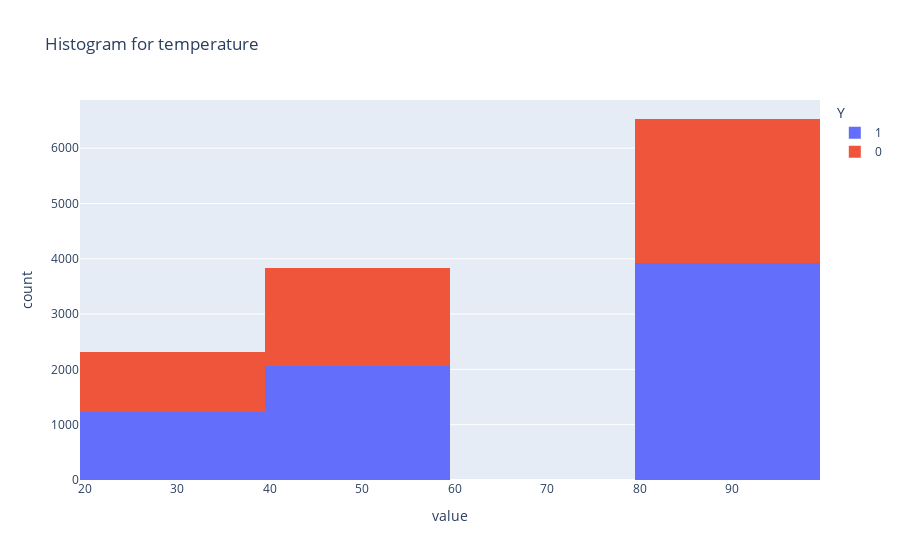

Notebook cell for this chart:
### Markdown cell above
6. Use a histogram to visualize the temperature column.

### Code cell
fig = px.histogram(data[['temperature','Y']], color='Y', title = 'Histogram for temperature')
fig.show()
fig.write_image("images/temperature_hist.png")

### Figure 1 — Plotly figure (JSON) as saved in the notebook; plotly's stock layout.template omitted (floating-point values rounded to 4 significant figures; data arrays with more than 128 entries replaced by an {"elided": "..."} marker saying what was removed)
{"data": [{"alignmentgroup": "True", "bingroup": "x", "hovertemplate": "Y=1<br>value=%{x}<br>count=%{y}<extra></extra>", "legendgroup": "1", "marker": {"color": "#636efa", "pattern": {"shape": ""}}, "name": "1", "offsetgroup": "1", "orientation": "v", "showlegend": true, "type": "histogram", "x": {"elided": "7210 int values"}, "xaxis": "x", "yaxis": "y"}, {"alignmentgroup": "True", "bingroup": "x", "hovertemplate": "Y=0<br>value=%{x}<br>count=%{y}<extra></extra>", "legendgroup": "0", "marker": {"color": "#EF553B", "pattern": {"shape": ""}}, "name": "0", "offsetgroup": "0", "orientation": "v", "showlegend": true, "type": "histogram", "x": {"elided": "5474 int values"}, "xaxis": "x", "yaxis": "y"}], "layout": {"barmode": "relative", "legend": {"title": {"text": "Y"}, "tracegroupgap": 0}, "title": {"text": "Histogram for temperature"}, "xaxis": {"anchor": "y", "domain": [0, 1], "title": {"text": "value"}}, "yaxis": {"anchor": "x", "domain": [0, 1], "title": {"text": "count"}}}}
